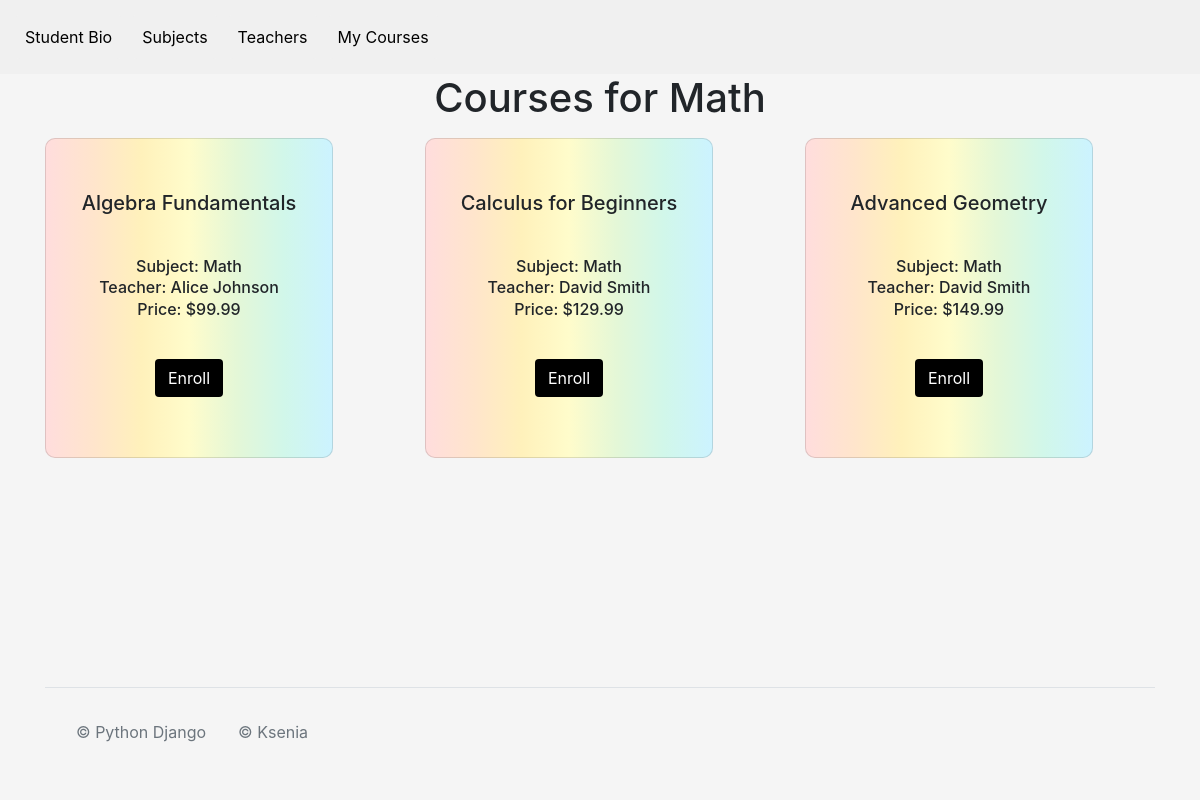
Screenshot of /allCourses/6 with the database file from the repository.
### CoursesApp/models.py (models this page shows)
class Subject(models.Model):
    Name = models.CharField(max_length=60, unique=True)

class Course(models.Model):
    Name = models.CharField(max_length=100, unique=True)
    Subject = models.ForeignKey(Subject, on_delete=models.PROTECT)
    Teacher = models.ForeignKey(Teacher, on_delete=models.PROTECT)
    Info = models.CharField(max_length=200)
    Price = models.DecimalField(max_digits=10, decimal_places=2, blank=True, null=True)

class Teacher(models.Model):
    Username = models.CharField(max_length=30, unique=True)
    Password = models.CharField(max_length=64)
    Name = models.CharField(max_length=60)
    Surname = models.CharField(max_length=60)
    Photo = models.ImageField(upload_to="images/", blank=True, null=True)
    Bio = models.CharField(max_length=200)

### CoursesApp/views.py (the view)
# urls.py: path("allCourses/<int:subject_id>", views.AllCourses, name="allCourses"),
def AllCourses(request, subject_id):
    courses = Course.objects.filter(Subject__id=subject_id)
    subject = Subject.objects.get(id=subject_id)
    if request.method == 'POST':
        username = request.session['username']
        student = Student.objects.get(Username=username)
        course = Course.objects.get(id=request.POST["course_id"])
        try:
            enroll = Enrollment(Student=student, Course=course)
            enroll.save()
            success_message = f"Successfully enrolled to course {course.Name}"
            return render(request, 'allCourses.html', {'success_message': success_message, "courses": courses, "subject": subject})
        except:
            print("can't enroll")
            error_message = f"Can't enroll to course {course.Name}"
            return render(request, 'allCourses.html', {'error_message': error_message, "courses": courses, "subject": subject})
    else:
        return render(request, "allCourses.html", {"courses": courses, "subject": subject})

### CoursesApp/templates/allCourses.html (shortened to what this page needs)
{% load static %}
<!DOCTYPE html>
<html>
  <head>
    <link href="https://cdn.jsdelivr.net/npm/bootstrap@5.2.3/dist/css/bootstrap.min.css" rel="stylesheet" />
    <link rel="stylesheet" href="https://cdn.jsdelivr.net/npm/bootstrap@4.0.0/dist/css/bootstrap.min.css" />
    <link rel="stylesheet" type="text/css" href="{% static 'css/style.css' %}" />
    <link rel="stylesheet" href="https://cdnjs.cloudflare.com/ajax/libs/font-awesome/6.4.0/css/all.min.css" />
  </head>
  <body style="min-width: 450px; " class="d-flex flex-column min-vh-100">
    <ul class="nav justify-content-left" style="background-color: #f0f0f0; padding: 10px;">
      <li class="nav-item">
        <a class="nav-link black-text menu-link" href="{% url 'studentBio'%}">Student Bio</a>
      </li>
      <li class="nav-item">
        <a class="nav-link black-text menu-link" href="{% url 'subjects' %}">Subjects</a>
      </li>
      <li class="nav-item">
        <a class="nav-link black-text menu-link" href="{% url 'teachers' %}">Teachers</a>
      </li>
      <li class="nav-item">
        <a class="nav-link black-text menu-link" href="{% url 'myCourses' %}">My Courses</a>
      </li>
    </ul>
    <h1 style="text-align: center;">Courses for {{ subject.Name }}</h1>
    <div class="container mt-2">
      <div class="row g-2">
        {% for course in courses %}
          <div class="col-xl-4 col-md-6 col-sm-12">
            <a href="{% url 'course' course_id=course.id %}" style="color: inherit; text-decoration: inherit;">
              <div class="card rainbow-background">
                <div class="card-body">
                  <h5 class="card-title">{{ course.Name }}</h5>
                  <h6 class="card-subtitle mb-2 text-body-secondary">Subject: {{ course.Subject.Name }}</h6>
                  <h6 class="card-subtitle mb-2 text-body-secondary">Teacher: {{ course.Teacher.Name }} {{ course.Teacher.Surname }}</h6>
                  <h6 class="card-subtitle mb-2 text-body-secondary">Price: ${{ course.Price }}</h6>
                  <form method="post" action="{% url 'allCourses' subject_id=course.Subject.id %}">
                    <button type="submit" class="btn btn-enroll">Enroll</button>
                  </form>
                </div>
              </div>
            </a>
          </div>
        {% endfor %}
      </div>
    </div>
    <div class="container mt-auto" style=" bottom: 0; ">
      <footer class="d-flex flex-wrap justify-content-center justify-content-md-between align-items-center py-3 my-4 border-top">
        <div class="col-md-4 d-flex align-items-center">
          <span class="m-3 text-muted">© Python Django</span>
          <span class="m-3 text-muted">© Ksenia</span>
        </div>
      </footer>
    </div>
  </body>
</html>

### static/css/style.css (style rules this page uses)
html, body { height: 100%; }
body { margin: 0px; padding: 0px; background-color: #f5f5f5; }

### CoursesApp/templates/allCourses.html (style rules this page uses)
.black-text { color: black; }
.menu-link { text-decoration: none; padding: 10px; margin: 5px; background-color: #f0f0f0; border-radius: 5px; transition: background-color 0.2s; }
.rainbow-background { background: linear-gradient(to right, #FFDDDD, #FFE5CC, #FFF1BB, #FFFCCB, #E4F7D7, #D1F7EA, #CCF3FF, #D1F7EA,#E4F7D7, #FFFCCB, #FFF1BB, #FFE5CC, #FFDDDD); background-size: 200% 100%; animation: rainbow-animation 10s linear infinite; }
.card { width: 18rem; height: 20rem; display: flex; flex-direction: column; justify-content: space-between; text-align: center; border-radius: 10px; }
.card .card-body { display: flex; flex-direction: column; justify-content: center; }
.btn-enroll { background-color: black; color: white; margin-top: 2rem; }
.card-title { margin-bottom: 3rem; }
.card-subtitle, .btn-enroll { margin-bottom: 0.5rem; }

### rows the page displays
Subject: Name "Math"
Course: Name "Algebra Fundamentals", Subject.Name "Math", Teacher.Name "Alice", Teacher.Surname "Johnson", Price "99.99"
Course: Name "Calculus for Beginners", Subject.Name "Math", Teacher.Name "David", Teacher.Surname "Smith", Price "129.99"
Course: Name "Advanced Geometry", Subject.Name "Math", Teacher.Name "David", Teacher.Surname "Smith", Price "149.99"
